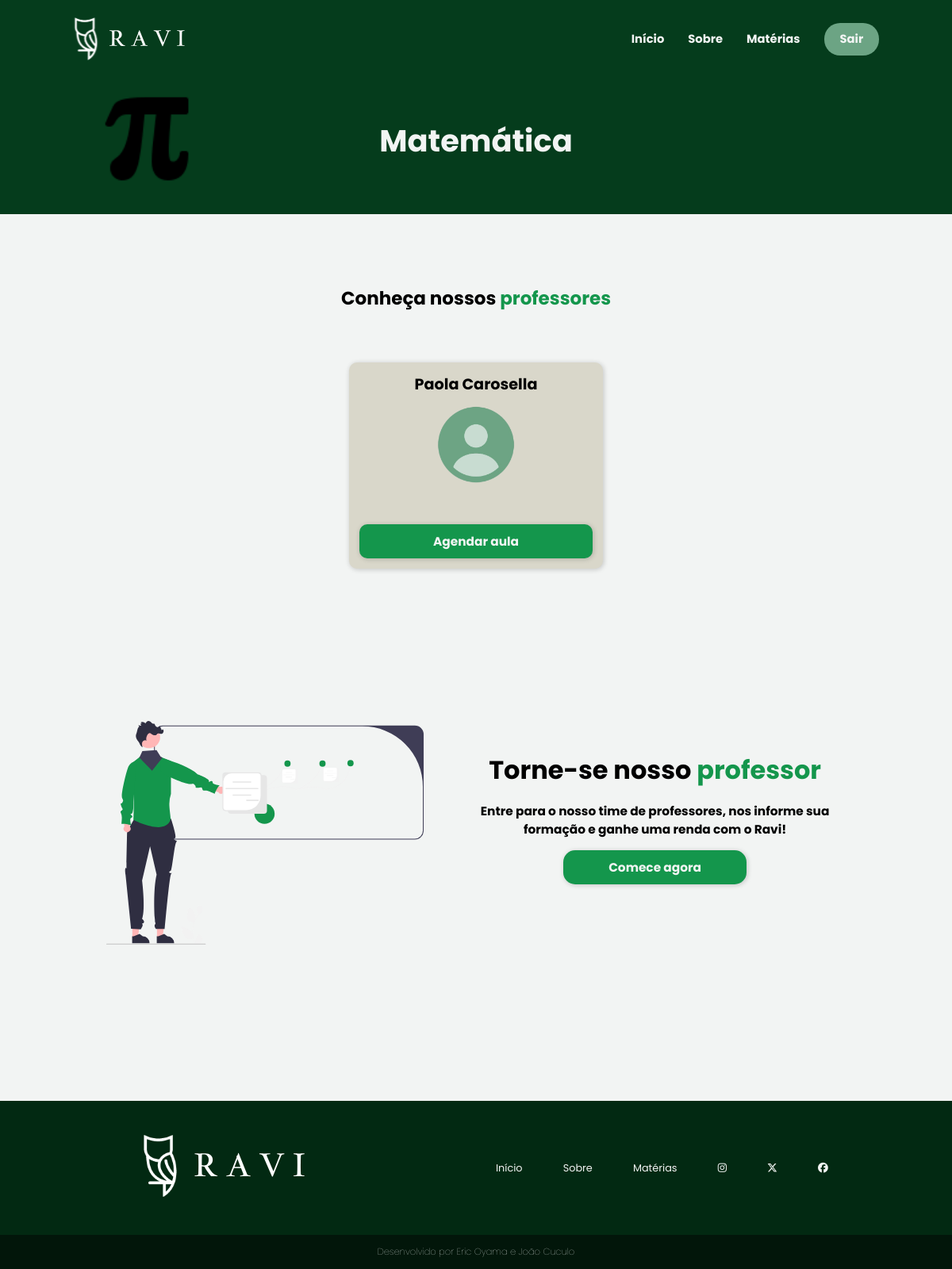
Before: /sistema-aluno/materias/matematica.php (signed in) with the older database file.
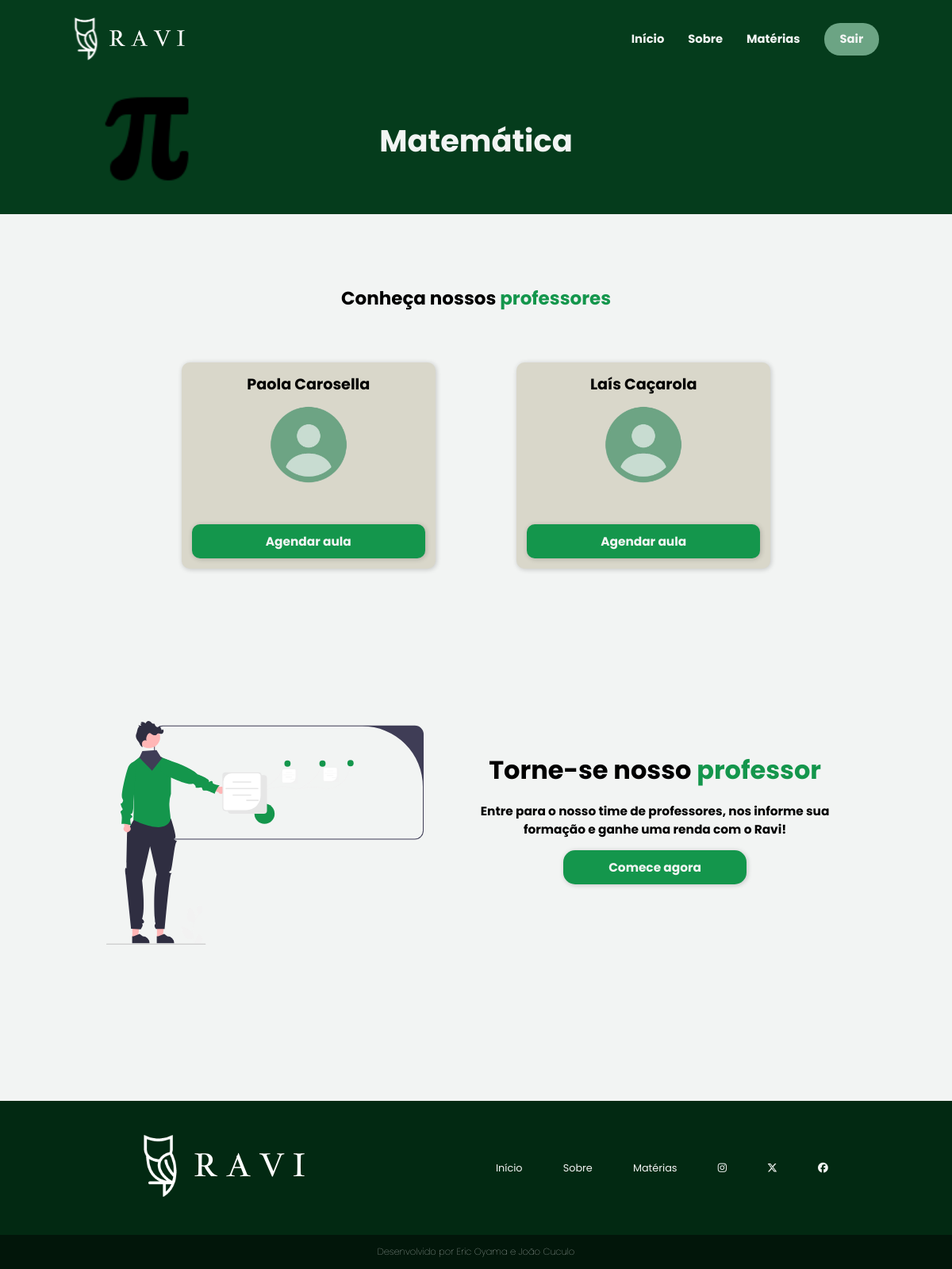
After: the same page with the newer database file.
### tables this page shows
CREATE TABLE `professor` (
  `id` int(11) NOT NULL,
  `nome` varchar(100) NOT NULL,
  `email` varchar(100) NOT NULL,
  `senha` varchar(100) NOT NULL,
  `dn` date NOT NULL,
  `endereco` varchar(100) NOT NULL,
  `cep` varchar(20) NOT NULL,
  `estado` varchar(100) NOT NULL,
  `cidade` varchar(100) NOT NULL,
  `telefone` varchar(20) NOT NULL,
  `cpf` varchar(20) NOT NULL,
  `rg` varchar(20) NOT NULL,
  `sexo` varchar(10) NOT NULL,
  `areaFormacao` varchar(100) NOT NULL,
  `curriculo` varchar(100) NOT NULL,
  `conteudo` mediumtext NOT NULL,
  `valorHora` varchar(10) NOT NULL,
  `area_id` int(11) DEFAULT NULL,
  `dataCad` timestamp NOT NULL DEFAULT current_timestamp(),
  `status` varchar(11) NOT NULL
);

### sistema-aluno/materias/matematica.php (the view, shortened to what this page needs)
<?php
    require_once('../../conexao.php');
    $sql = "select * from professor
               where       1 = 1
                 and area_id = 1";
    $resultado = mysqli_query($conexao, $sql);
?>
<!DOCTYPE html>
<html lang="pt-br">
<head>
    <link rel="stylesheet" href="../../assets/css/header-footer.css">
    <link rel="stylesheet" href="../../assets/css/materias.css">
    <link rel="stylesheet" href="../../assets/css/principal.css">
</head>
<body>
    <?php require_once("../template-aluno/menu3.php") ?>
    <main>
        <section class="materia" id="matematica">
            <div>
                <img src="../../assets/img/pi-icon-big.png">
            </div>
            <div>
                <h1>Matemática</h1>
            </div>
        </section>
        <section class="prof">
            <div class="conheca">
                <h1>Conheça nossos <span>professores</span></h1>
            </div>
            <div class="card-group">
                <?php while ($linha = mysqli_fetch_array($resultado)) { ?>
                <div class="cards">
                    <h2><?= $linha['nome'] ?></h2>
                    <img src="../../assets/img/user-image.png">
                    <a href="#">Agendar aula</a>
                </div>
                <?php } ?>
            </div>
        </section>
        <section>
            <div class="vire-prof">
                <figure>
                    <img src="../../assets/img/undraw_professor_re_mj1s.svg">
                </figure>
                <section>
                    <div>
                        <h1>Torne-se nosso <span>professor<span></h1>
                    </div>
                    <div>
                        <p>Entre para o nosso time de professores, nos informe sua formação e ganhe uma renda com o Ravi!</p>
                    </div>
                    <a href="../../sistema-professor/professor/cadastro.php"><button class="cad-btn2 cad-btn3">Comece agora</button></a>
                </section>
            </div>
                </main>
    <?php require_once("../template-aluno/rodape3.php") ?>
</body>
</html>

Changed rows visible on the page:
added professor: nome "Laís Caçarola"
